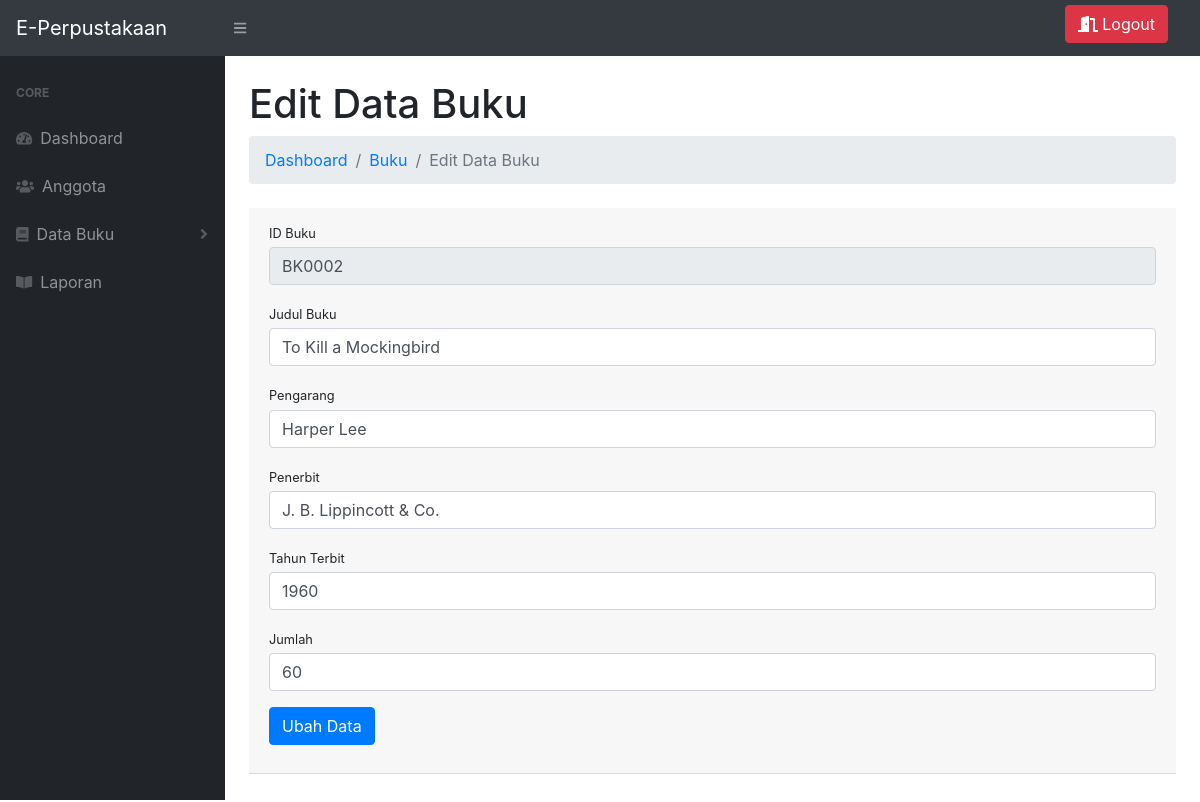
/index.php?p=buku&aksi=ubah&id=BK0002 (signed in), run on the app's committed database.
### tables this page shows
CREATE TABLE `tb_buku` (
  `id_buku` varchar(7) NOT NULL,
  `judul_buku` varchar(50) NOT NULL,
  `pengarang` varchar(50) NOT NULL,
  `penerbit` varchar(50) NOT NULL,
  `tahun_terbit` int(10) NOT NULL,
  `jumlah` int(10) NOT NULL
);

### page/buku/ubah.php (the view, shortened to what this page needs)
<?php
$id = $_GET['id'];
$sql = $conn->query("SELECT * FROM tb_buku WHERE id_buku = '$id'") or die(mysqli_error($conn));
$data = mysqli_fetch_assoc($sql);
?>
<h1 class="mt-4">Edit Data Buku</h1>
<ol class="breadcrumb mb-4">
  <li class="breadcrumb-item"><a href="index.php">Dashboard</a></li>
  <li class="breadcrumb-item"><a href="?p=buku">Buku</a></li>
  <li class="breadcrumb-item active">Edit Data Buku</li>
</ol>
<div class="card-header mb-5">
  <form action="" method="post">
    <div class="form-group">
      <div class="form-group">
        <label class="small mb-1" for="id_buku">ID Buku</label>
        <input class="form-control" id="id_buku" name="id_buku" type="text" value="<?= $data['id_buku']; ?>" readonly />
      </div>
      <div class="form-group">
        <label class="small mb-1" for="judul_buku">Judul Buku</label>
        <input class="form-control" id="judul_buku" name="judul_buku" type="text" placeholder="Masukkan judul buku" value="<?= $data['judul_buku']; ?>" />
      </div>
      <div class="form-group">
        <label class="small mb-1" for="pengarang">Pengarang</label>
        <input class="form-control" id="pengarang" name="pengarang" type="text" placeholder="Masukkan pengarang" value="<?= $data['pengarang']; ?>" />
      </div>
      <div class="form-group">
        <label class="small mb-1" for="penerbit">Penerbit</label>
        <input class="form-control" id="penerbit" name="penerbit" type="text" placeholder="Masukkan penerbit" value="<?= $data['penerbit']; ?>" />
      </div>
      <div class="form-group">
        <label class="small mb-1" for="tahun_terbit">Tahun Terbit</label>
        <input class="form-control" type="number" name="tahun_terbit" id="tahun_terbit" min="1900" max="2099" pattern="[0-9]{4}" placeholder="Masukkan tahun terbit buku" value="<?= $data['tahun_terbit']; ?>">
      </div>
      <div class="form-group">
        <label class="small mb-1" for="jumlah">Jumlah</label>
        <input class="form-control" id="jumlah" name="jumlah" type="number" placeholder="Masukkan jumlah buku" value="<?= $data['jumlah']; ?>" />
      </div>
      <div class="form-group">
        <button type="submit" class="btn btn-primary" name="ubah">Ubah Data</button>
      </div>
  </form>
</div>

### data on the page
tb_buku: id_buku "BK0002", judul_buku "To Kill a Mockingbird", pengarang "Harper Lee", penerbit "J. B. Lippincott & Co.", tahun_terbit "1960", jumlah "60"
